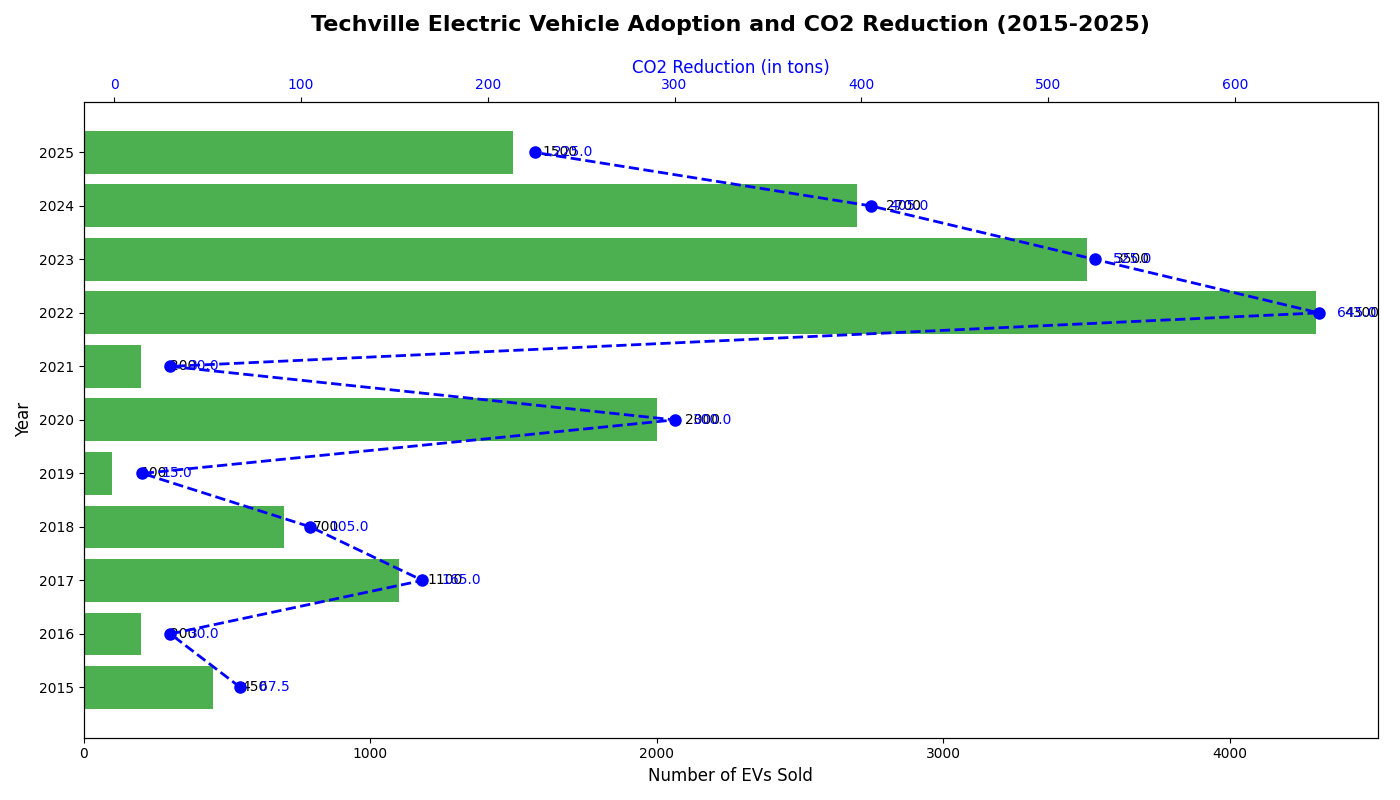

Write the Python code that produced this figure.
import matplotlib.pyplot as plt
import numpy as np

years = np.arange(2015, 2026)
ev_sales = [450, 200, 1100, 700, 100, 2000, 200, 4300, 3500, 2700, 1500]

# Calculate CO2 reduction based on altered ev_sales
co2_reduction = np.array(ev_sales) * 0.15

fig, ax1 = plt.subplots(figsize=(14, 8))

# Plot horizontal bar chart
bars = ax1.barh(years, ev_sales, color='#4CAF50')

for bar, sales in zip(bars, ev_sales):
    xval = bar.get_width()
    ax1.text(xval + 100, bar.get_y() + bar.get_height() / 2, f'{sales}', va='center', ha='left', fontsize=10, color='black')

ax1.set_ylabel('Year', fontsize=12)
ax1.set_xlabel('Number of EVs Sold', fontsize=12)
ax1.set_title('Techville Electric Vehicle Adoption and CO2 Reduction (2015-2025)', fontsize=16, fontweight='bold', pad=20)
ax1.set_yticks(years)
ax1.set_yticklabels(years)

ax2 = ax1.twiny()
ax2.plot(co2_reduction, years, color='blue', linestyle='--', marker='o', linewidth=2, markersize=8)
ax2.set_xlabel('CO2 Reduction (in tons)', fontsize=12, color='blue')
ax2.tick_params(axis='x', labelcolor='blue')

for i, reduction in enumerate(co2_reduction):
    ax2.text(reduction + 10, years[i], f'{reduction:.1f}', va='center', ha='left', fontsize=10, color='blue')

plt.tight_layout()
plt.show()
